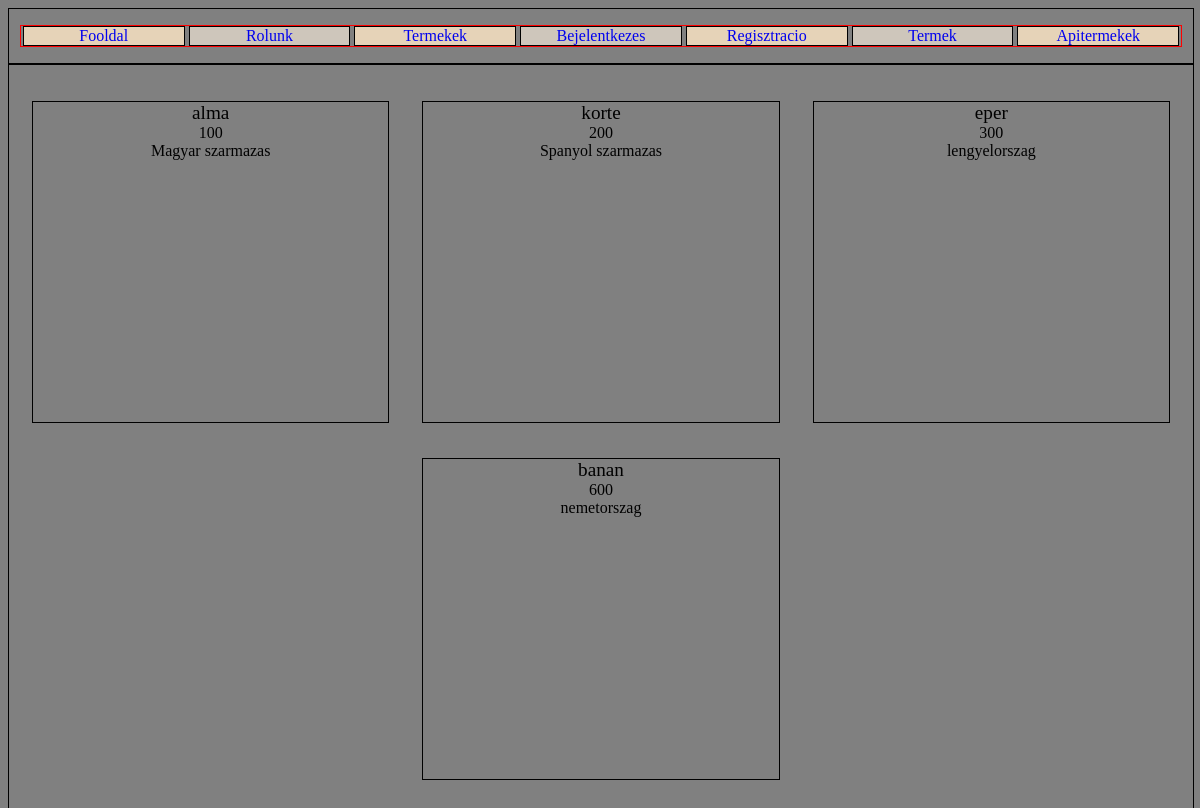
The page / on the database its author committed.
### tables this page shows
CREATE TABLE `menu` (
  `id_menu` int(255) NOT NULL,
  `nev_menu` varchar(255) NOT NULL,
  `rang` int(255) NOT NULL,
  `sorrend` int(255) NOT NULL
);

CREATE TABLE `aru` (
  `id_aru` int(255) NOT NULL,
  `nev_aru` varchar(255) NOT NULL,
  `ar` int(255) NOT NULL,
  `leiras` varchar(255) NOT NULL
);

### server/autoloader.php (called while the page is built, shortened)
<?php
class Autoloader{
public static function Main(){
        spl_autoload_register(function ($osztaly){
            $osztaly=strtolower($osztaly);
            $osztaly=str_replace("\\","/",$osztaly);
        });
    }
}
?>

### server/Model/menumodel.php (called while the page is built, shortened)
<?php
class MenuModel{
    public static function Connection() {
        return csatlakozas::GetConnection();
    }
    public static function GetMenuByRang($rang){
        try {
            $db = self::Connection();
            if ($rang==0) {
                $sql = "SELECT * FROM menu WHERE rang<=:rang";
            }else{
                $sql = "SELECT * FROM `menu` where rang<=:rang && rang<> -1";
            }
            $sth = $db->prepare($sql);
            $sth->execute(array(':rang'=>$rang));
            $eredmeny = $sth->fetchAll(\PDO::FETCH_ASSOC);
            return $eredmeny;
        }catch (\PDOException $e) {
            return 0;
        }
    }
}
?>

### server/Model/fooldalmodel.php (called while the page is built, shortened)
<?php
class FooldalModel{
    public static function Connection() {
        return csatlakozas::GetConnection();
    }
    public static function lekerdezAru(){
        try {
            $db = self::Connection();
            $sql = "SELECT * FROM aru";
            $sth = $db->prepare($sql);
            $sth->execute();
            $eredmeny = $sth->fetchAll(\PDO::FETCH_ASSOC);
            return $eredmeny;
        }catch (\PDOException $e) {
            return 0;
        }
    }
}
?>

### server/View/menuview.php (the view, shortened to what this page needs)
<?php
class MenuView{
    public static function ShowMenu($menu){
        if (is_array($menu)) {
            echo '<nav id="menuk">';
            echo '<ul id="menuUl">';
            foreach ($menu as $ertek) {
                ?>
                    <li class="menuLi"><a class="menuA" href="?oldal=<?php echo $ertek['nev_menu'];?>/Main"><?php echo $ertek['nev_menu'];?></a></li>
                <?php
            }
            echo '</ul>';
            echo '</nav>';
            return 1;
        }
        return 0;
    }
}
?>

### index.php (shortened to what this page needs)
<?php
$indexFajl=__DIR__."/client/index.php";
if (file_exists($indexFajl)) {
    include_once($indexFajl);
}else{
    print("<br>Felhasznaloi home nem talalhato! ");
}
?>

### client/index.php (shortened to what this page needs)
<?php
include_once(__DIR__."/../server/Request.php");
?>
<!DOCTYPE html>
<html lang="en">
<head>
</head>
<body style="background-color:gray;">
    <?php
    Request::GetKeres();
    ?>
</body>
</html>

### server/request.php (shortened to what this page needs)
<?php
include_once(__DIR__."/autoloader.php");
class Request{
    public static function GetKeres(){
        $darabol=explode("/",($_GET["oldal"] ?? "Fooldal"));
        $oldal= $darabol[0];
        $metodus=$darabol[1] ?? "Main";
        $parameter=array($darabol[2] ?? null);
        if (MeghivasEllenorzo::MeghivMVCMetodus(MeghivasEllenorzo::MVCFajlEsMetodusLetezikE("Menu","Main","Controller"),$parameter,true)==0) {
            MeghivasEllenorzo::ErrorFajlMeghiv();
        }
        $menu=MeghivasEllenorzo::MeghivMVCMetodus(MeghivasEllenorzo::MVCFajlEsMetodusLetezikE("Menu","GetMenuByRang","Model"),$rang=array($_SESSION["rang"]),false);
        if ($menu!=0) {
            foreach ($menu as $ertek) {
                if (htmlspecialchars($oldal)==$ertek["nev_menu"]) {
                    $meghiv=MeghivasEllenorzo::MeghivMVCMetodus(MeghivasEllenorzo::MVCFajlEsMetodusLetezikE($ertek["nev_menu"],$metodus,"Controller"),$parameter,true);
                    break;
                }
            }
        }else{
            MeghivasEllenorzo::ErrorFajlMeghiv();
        }
    }
}
?>

### server/meghivasellenorzo.php (shortened to what this page needs)
<?php
class MeghivasEllenorzo{
    public static function SetCssFajl($fajl){
        if (file_exists(__DIR__.'/../client/css/'.$fajl.'.css')) {
            ?>
                <link rel="stylesheet" href="./client/css/<?php echo $fajl;?>.css?v=1">
            <?php
        }
    }
            ?>
        <?php
    public static function MVCFajlEsMetodusLetezikE($nev,$metodus,$mvcTipus){
        $fajlEleres='Server\\'.$mvcTipus.'\\'.$nev.''.$mvcTipus;
        if (class_exists($fajlEleres) && method_exists($fajlEleres,$metodus)) {
           return [$fajlEleres,$metodus,$nev];
        }
       return 0;
    }
    public static function MeghivMVCMetodus($array,$param,$include){
        if ($array) {
            if ($include==true) {
                self::SetCssFajl($array[2]);
            }
            $rm=new \ReflectionMethod($array[0],$array[1]);
            if ($param!=null && count($param)>=$rm->getNumberOfRequiredParameters()) {
                return call_user_func([$array[0],$array[1]],$param[0]);
            }
            return call_user_func([$array[0],$array[1]]);
        }
        return 0;
    }
}
?>

### server/Controller/menucontroller.php (shortened to what this page needs)
<?php
class MenuController{
    public static function Main(){
        if (isset($_SESSION["rang"])) {
            $menu=MenuModel::GetMenuByRang($_SESSION["rang"]);
        }else{
            $menu=MenuModel::GetMenuByRang(0);
        }
        if ($menu) {
            MenuView::ShowMenu($menu);
            return 1;
        }
            return 0;
    }
}
?>

### server/Controller/fooldalcontroller.php (shortened to what this page needs)
<?php
class FooldalController{
    public static function Main(){
        $aru=FooldalModel::lekerdezAru();
        if ($aru) {
            FooldalView::ShowAru($aru);
            return 1;
        }
        return 0;
    }
}
?>

### server/View/fooldalview.php (shortened to what this page needs)
<?php
class FooldalView{
    public static function ShowAru($aru){
       echo '<div id="aruk">';
       foreach ($aru as $ertek) {
            echo '<div class="aru">';
                echo '<div class="aru_nev">'.$ertek['nev_aru'].'</div>';
                echo '<div class="aru_ar">'.$ertek['ar'].'</div>';
                echo '<div class="aru_leiras">'.$ertek['leiras'].'</div>';
            echo '</div>';
       }
       echo '</div>';
    }
}
?>

### client/css/menu.css (style rules this page uses)
#menuk { width: 100%; min-width: auto; display: flex; justify-content: center; align-items: center; flex-direction: row; border: 1px solid black; }
#menuUl { width: 98%; min-width: auto; display: flex; flex-direction: row; align-items: center; justify-content: center; padding: 0px; border: 1px solid red; }
.menuLi { width: 96%; min-width: auto; display: flex; align-items: center; justify-content: center; list-style: none; border: 1px solid black; margin-left: 2px; margin-right: 2px; }
#menuUl .menuLi:nth-child(odd) { background-color: rgb(230, 211, 184); }
#menuUl .menuLi:nth-child(even) { background-color: rgb(206, 198, 187); }
.menuA { text-decoration: none; }

### client/css/fooldal.css (style rules this page uses)
html { font-size: 16px; }
#aruk { width: 100%; display: flex; justify-content: center; align-items: center; flex-wrap: wrap; border: 1px solid black; padding-top: calc(3%); }
.aru { width: calc(30%); min-width: 150px; max-width: 500px; border: 1px solid black; margin-left: calc(1.4%); margin-right: calc(1.4%); margin-bottom: calc(3%); display: flex; align-items: center; flex-direction: column; word-break: break-word; min-height: 40vh; height: auto; }
.aru_nev { font-size: 1.2rem; }

### rows shown on the page
menu: nev_menu "Fooldal"
menu: nev_menu "Rolunk"
menu: nev_menu "Termekek"
menu: nev_menu "Bejelentkezes"
menu: nev_menu "Regisztracio"
menu: nev_menu "Termek"
menu: nev_menu "Apitermekek"
aru: nev_aru "alma", ar "100", leiras "Magyar szarmazas"
aru: nev_aru "korte", ar "200", leiras "Spanyol szarmazas"
aru: nev_aru "eper", ar "300", leiras "lengyelorszag"
aru: nev_aru "banan", ar "600", leiras "nemetorszag"
